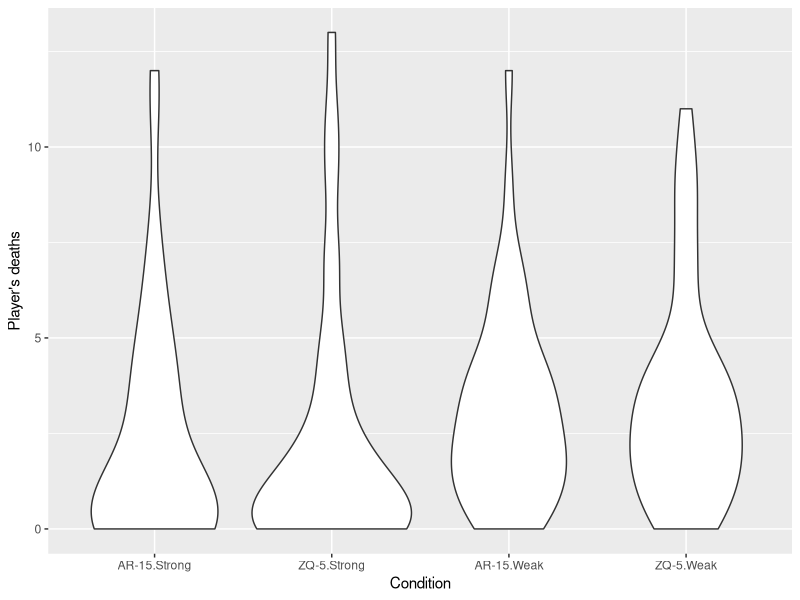
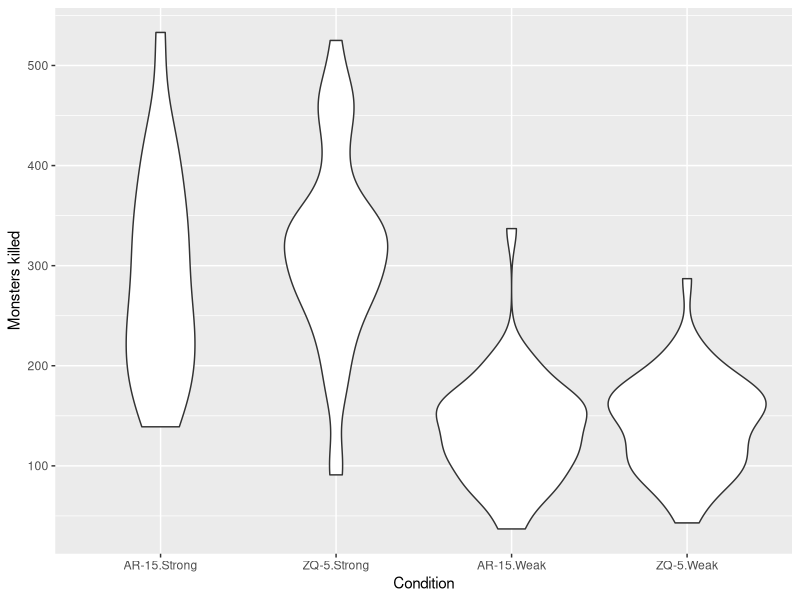
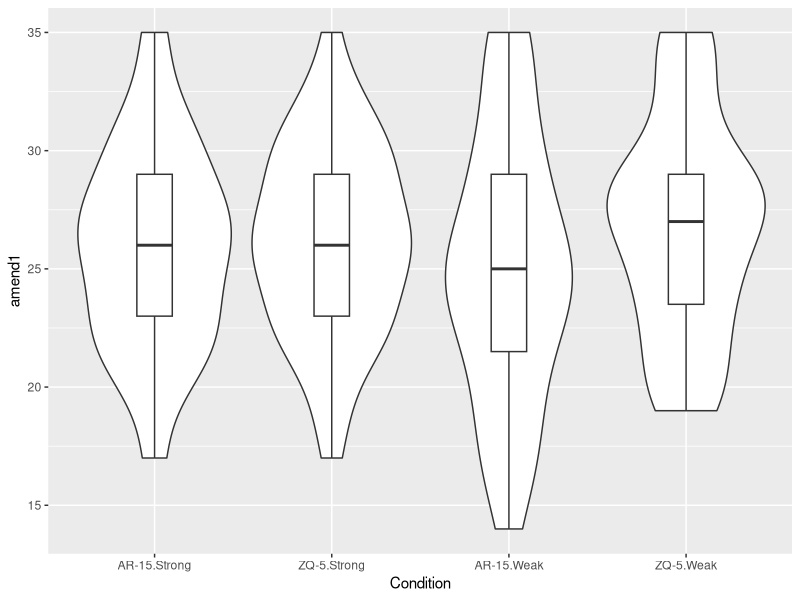
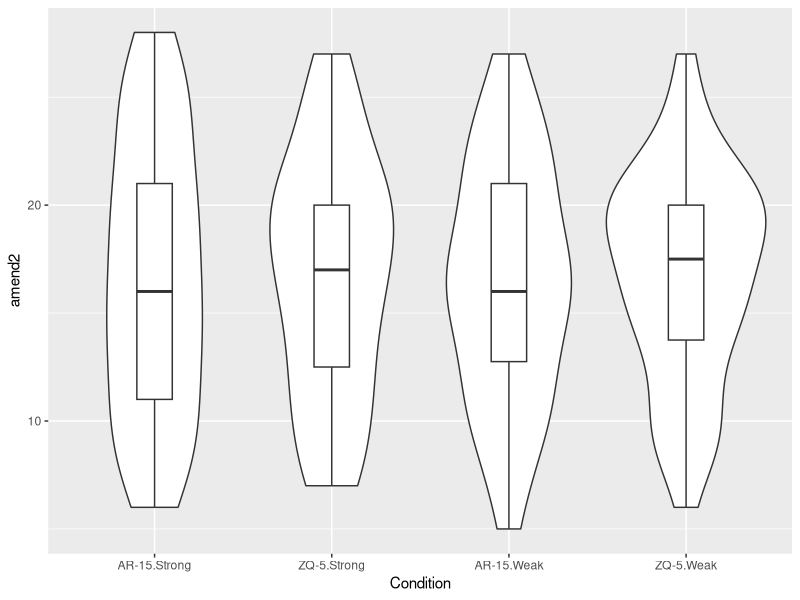
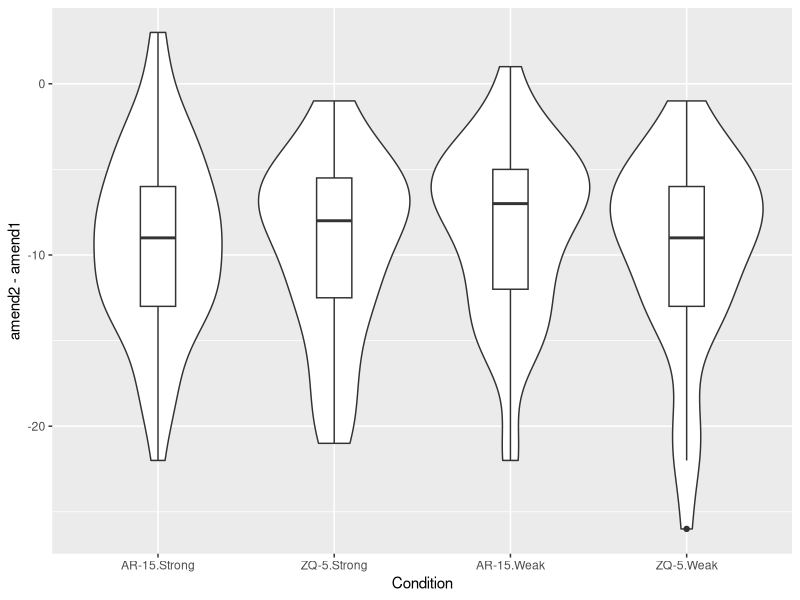
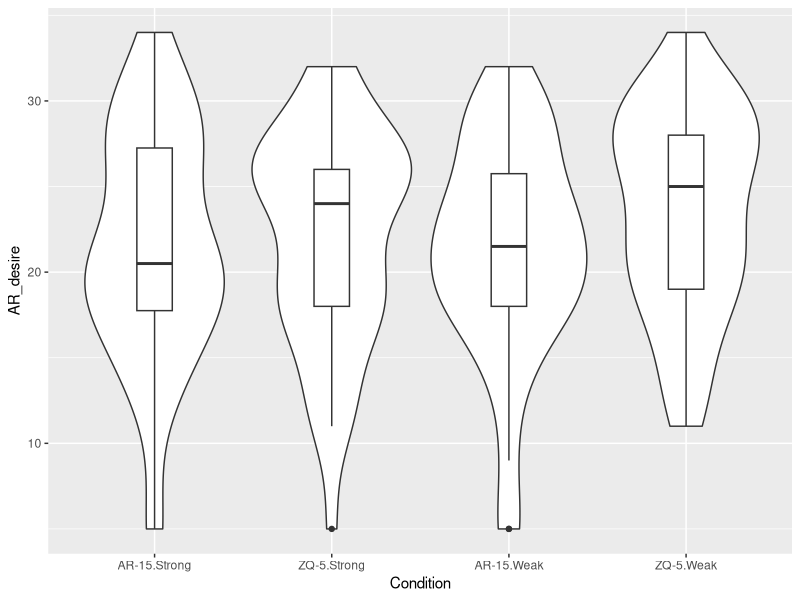
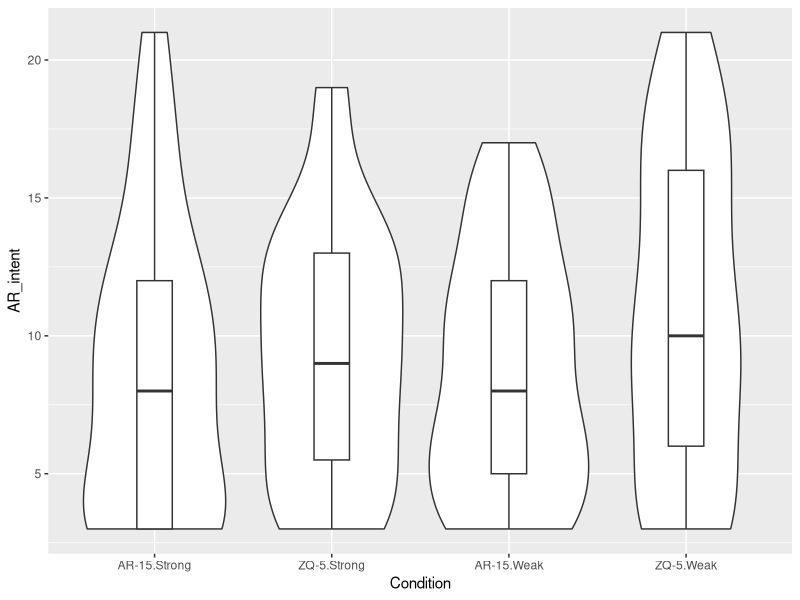
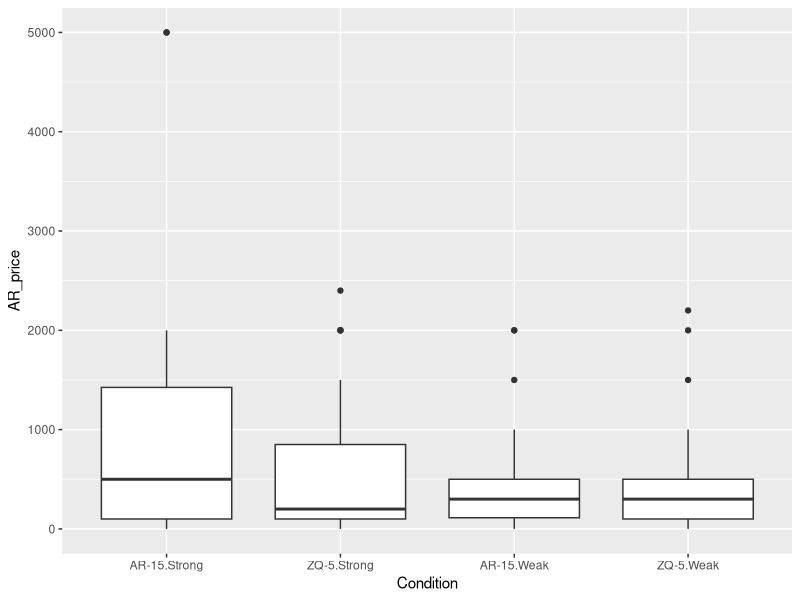

The R script that drew these images, in order: (Note: this script raises an error after producing the figures.)
# Plotting ----
library(tidyr)
library(ggplot2)
dat = read.delim("processed_data.txt", stringsAsFactors = F)

# Manipulation check
# Deaths
ggplot(dat, aes(x = interaction(Gun_type_f, Power_f), y = p_key_value_1)) +
  geom_violin() +
  scale_y_continuous("Player's deaths") +
  scale_x_discrete("Condition")
# Kills
ggplot(dat, aes(x = interaction(Gun_type_f, Power_f), y = p_key_value_2)) +
  geom_violin() +
  scale_y_continuous("Monsters killed") +
  scale_x_discrete("Condition")

# 1st amendment
ggplot(dat, aes(x = interaction(Gun_type_f, Power_f), y = amend1)) +
  geom_violin() +
  geom_boxplot(width = .2) +
  #scale_y_continuous("Monsters killed") +
  scale_x_discrete("Condition")

# 2nd amendment
ggplot(dat, aes(x = interaction(Gun_type_f, Power_f), y = amend2)) +
  geom_violin() +
  geom_boxplot(width = .2) +
  #scale_y_continuous("Monsters killed") +
  scale_x_discrete("Condition")

# 2nd > 1st difference
ggplot(dat, aes(x = interaction(Gun_type_f, Power_f), y = amend2-amend1)) +
  geom_violin() +
  geom_boxplot(width = .2) +
  #scale_y_continuous("Monsters killed") +
  scale_x_discrete("Condition")

# AR desire
ggplot(dat, aes(x = interaction(Gun_type_f, Power_f), y = AR_desire)) +
  geom_violin() +
  geom_boxplot(width = .2) +
  #scale_y_continuous("Monsters killed") +
  scale_x_discrete("Condition")
# AR intent
ggplot(dat, aes(x = interaction(Gun_type_f, Power_f), y = AR_intent)) +
  geom_violin() +
  geom_boxplot(width = .2) +
  #scale_y_continuous("Monsters killed") +
  scale_x_discrete("Condition")
# AR price
ggplot(dat, aes(x = interaction(Gun_type_f, Power_f), y = AR_price)) +
  #  geom_violin() +
  geom_boxplot() +
  #scale_y_continuous("Monsters killed") +
  scale_x_discrete("Condition")

ggplot(dat, aes(x = AR_desire, y = AR_price)) +
  #  geom_violin() +
  geom_point() +
  geom_smooth() 

# game gun desire
ggplot(dat, aes(x = interaction(Gun_type_f, Power_f), y = game_gun_desire)) +
  geom_violin() +
  geom_boxplot(width = .2) +
  #scale_y_continuous("Monsters killed") +
  scale_x_discrete("Condition")

# policy
ggplot(dat, aes(x = interaction(Gun_type_f, Power_f), y = policy)) +
  geom_violin() +
  geom_boxplot(width = .2) +
  #scale_y_continuous("Monsters killed") +
  scale_x_discrete("Condition")

# magazine cap
ggplot(dat, aes(x = interaction(Gun_type_f, Power_f), y = magazine_cap)) +
  geom_violin() +
  geom_boxplot(width = .2) +
  #scale_y_continuous("Monsters killed") +
  scale_x_discrete("Condition")

#Tidyr for faceted plot?
dat_tidy = dat %>% 
  select(-AR_price_blank, -AR_price) %>% 
  select(Subno:Power, Gun_type_f, Power_f,  
         p_key_value_1:p_key_value_2, amend1:policy, magazine_cap) %>% 
  rename(deaths = p_key_value_1,
         kills = p_key_value_2,
         free_speech = amend1,
         private_arms = amend2) %>% 
  gather(key = "variable", value = "value", deaths:magazine_cap)

ggplot(dat_tidy, aes(x = interaction(Gun_type_f, Power_f),
                     y = value)) +
  geom_violin() +
  geom_boxplot(width = .2) +
  facet_wrap(~variable, scales = "free_y") +
  scale_x_discrete("Effects of Condition")

dat_tidy2 = dat %>% 
  select(Subno:Power, Gun_type_f, Power_f,  
         per_1:per_4) %>% 
  rename(accidental_discharge = per_1,
         stolen = per_2,
         use_in_defense = per_3,
         non_owner_accident = per_4) %>% 
  gather(key = "variable", value = "value", accidental_discharge:non_owner_accident)

ggplot(dat_tidy2, aes(x = interaction(Gun_type_f, Power_f),
                      y = value)) +
  geom_violin() +
  geom_boxplot(width = .15) +
  facet_wrap(~variable, scales = "free_y") +
  scale_x_discrete("Effects of Condition")